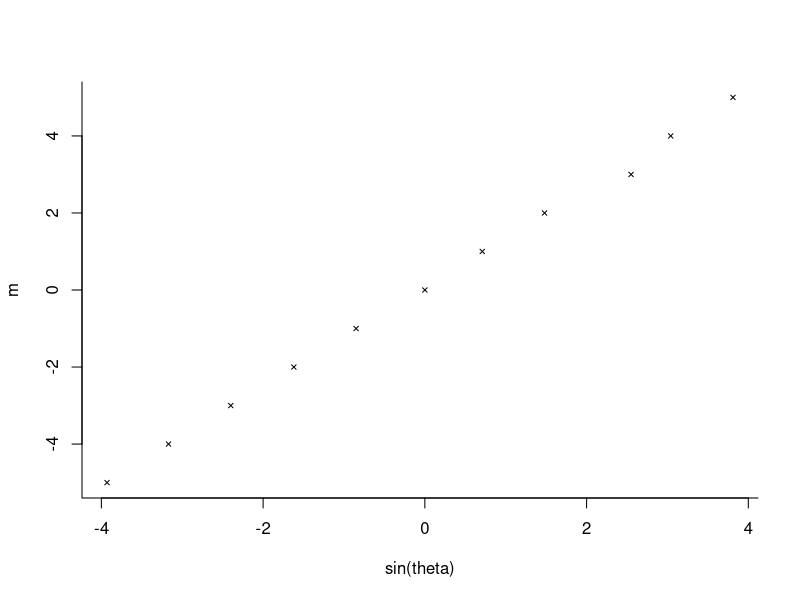
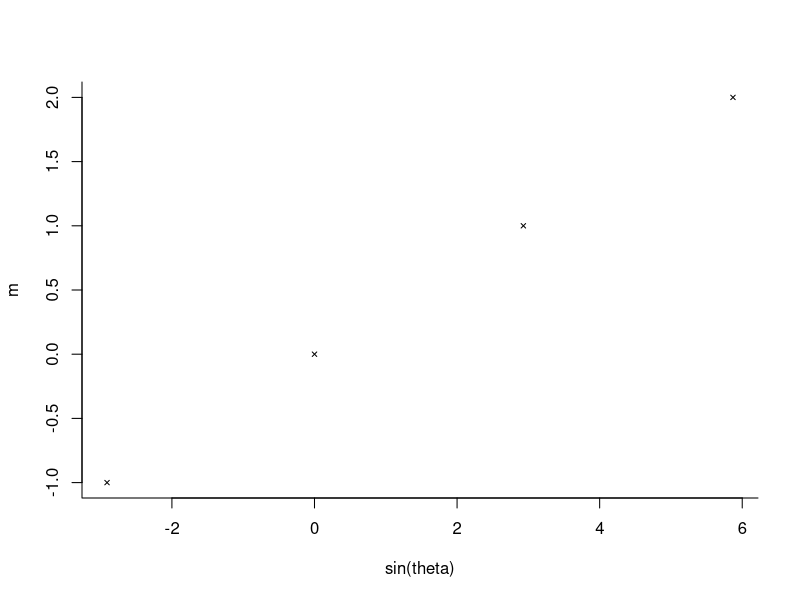
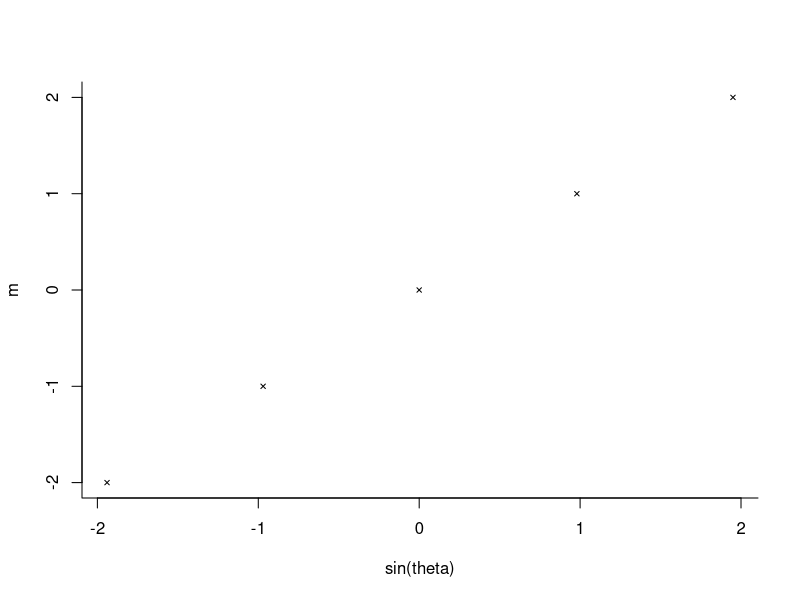
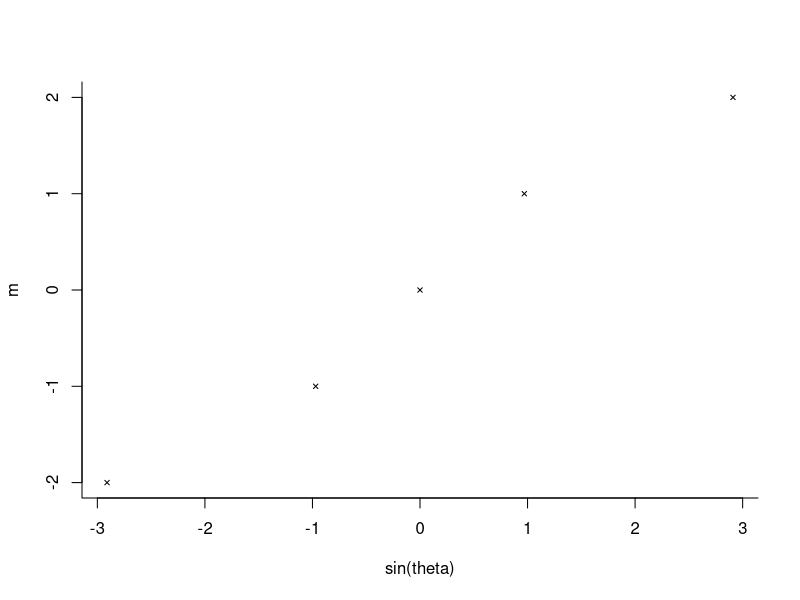
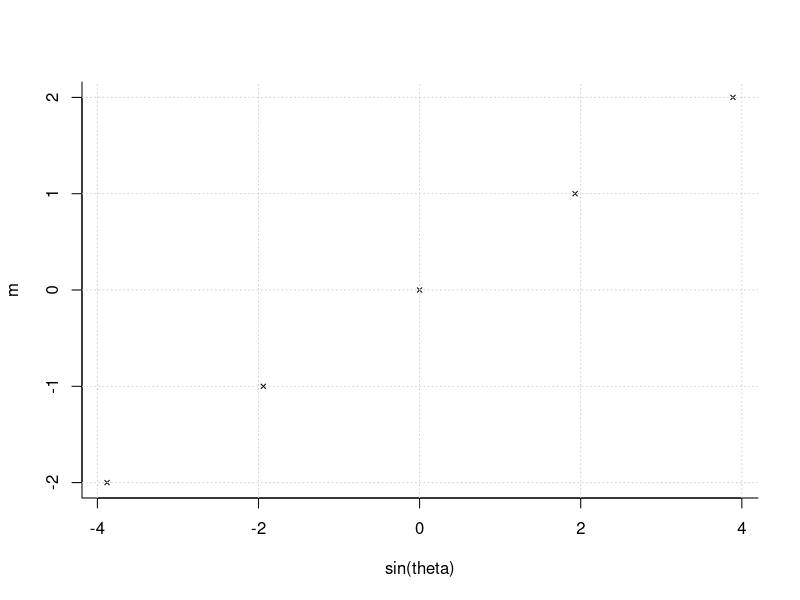

Here is the R script that generated these plots, in order:
m1=c(-5,-4,-3,-2,-1,0,1,2,3,4,5)
m2=c(-1,0,1,2)
m3=c(-2,-1,0,1,2)
m4=c(-2,-1,0,1,2)
m5=c(-2,-1,0,1,2)

sin1=c(-3.93,-3.17,-2.4,-1.62,-0.85,0,0.71,1.48,2.55,3.04,3.81)
ssin1=c(0.17,0.14,0.14,0.14,0.14,0.10,0.13,0.14,0.14,0.14,0.15)
sin2=c(-2.91,0,2.93,5.87)
ssin2=c(0.14,0.1,0.14,0.13)
sin3=c(-1.94,-0.97,0,0.98,1.95)
ssin3=c(0.13,0.13,0.1,0.13,0.13)
sin4=c(-2.91,-0.97,0,0.97,2.91)
ssin4=c(0.13,0.14,0.1,0.14,0.14)
sin5=c(-3.88,-1.94,0,1.93,3.89)
ssin5=c(0.14,0.14,0.1,0.14,0.13)

plot(sin1,m1,pch=4,cex=0.6,bty="l",xlab="sin(theta)",ylab="m")
plot(sin2,m2,pch=4,cex=0.6,bty="l",xlab="sin(theta)",ylab="m")
plot(sin3,m3,pch=4,cex=0.6,bty="l",xlab="sin(theta)",ylab="m")
plot(sin4,m4,pch=4,cex=0.6,bty="l",xlab="sin(theta)",ylab="m")
plot(sin5,m5,pch=4,cex=0.6,bty="l",xlab="sin(theta)",ylab="m")
grid()